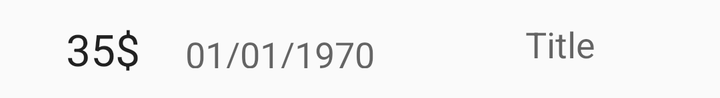
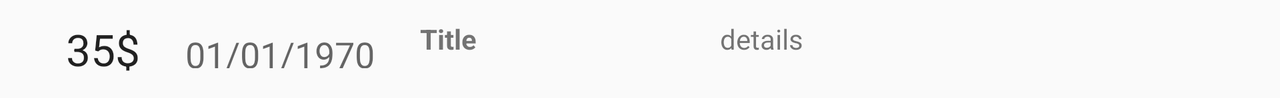

Compare how this app lays out the same screen by default and in its alternative resource folder. The renders come first, then the two layout files and the values they reference.
<!-- AndroidManifest.xml: application theme AppTheme -->
<!-- res/layout/budget_line.xml -->
<?xml version="1.0" encoding="utf-8"?>
<RelativeLayout xmlns:android="http://schemas.android.com/apk/res/android"
    android:layout_width="match_parent" android:layout_height="wrap_content"
    android:id="@+id/rl_line_main"
    android:layout_margin="10dp"
    >

    

    <TextView
        android:layout_width="60dp"
        android:layout_height="wrap_content"
        android:textAppearance="?android:attr/textAppearanceLarge"
        android:gravity="right"
        android:textAlignment="gravity"
        android:text="35$"
        android:id="@+id/tv_line_amount"
        android:layout_alignParentTop="true"
        android:layout_alignParentLeft="true"
        android:layout_alignParentStart="true" />


    <TextView
        android:layout_width="140dp"
        android:layout_height="wrap_content"
        android:textAppearance="?android:attr/textAppearanceMedium"
        android:text="01/01/1970"
        android:id="@+id/tv_line_date"
        android:gravity="center"
        android:padding="5dp"
        android:maxLines="1"


        android:layout_alignBottom="@+id/tv_line_amount"
        android:layout_toRightOf="@+id/tv_line_amount"
        android:layout_toEndOf="@+id/tv_line_amount" />

    <TextView
        android:layout_width="match_parent"
        android:layout_height="wrap_content"
        android:textAppearance="?android:attr/textAppearanceMedium"
        android:text="Title"
        android:id="@+id/tv_line_title"
        android:gravity="center"
        android:textAlignment="gravity"
        android:maxLines="1"
        android:layout_alignParentTop="true"
        android:layout_toRightOf="@+id/tv_line_date"
        android:layout_toEndOf="@+id/tv_line_date" />

    <TextView
        android:layout_width="wrap_content"
        android:layout_height="wrap_content"
        android:textAppearance="?android:attr/textAppearanceSmall"
        android:text="details"
        android:layout_toEndOf="@+id/tv_line_title"
        android:id="@+id/tv_line_details"
        android:gravity="right"
        android:textAlignment="gravity"
        android:maxLines="1"
        android:layout_alignParentRight="true"
        android:layout_alignBottom="@id/tv_line_date"
        android:layout_alignTop="@id/tv_line_date"
        android:visibility="gone"
        />
    



</RelativeLayout>
<!-- resources referenced by this layout -->
<resources>
  <style name="AppTheme" parent="Theme.AppCompat.Light.DarkActionBar">
          
      </style>
</resources>
<!-- res/layout-land/budget_line.xml (the repository's variant of the layout above) -->
<!-- drawn on the phone turned sideways -->
<?xml version="1.0" encoding="utf-8"?>
<RelativeLayout xmlns:android="http://schemas.android.com/apk/res/android"
    android:layout_width="match_parent"
    android:layout_height="wrap_content"
    xmlns:app="http://schemas.android.com/apk/res-auto"
    android:id="@+id/rl_line_main"
    android:layout_margin="10dp">

    

    <TextView
        android:layout_width="60dp"
        android:layout_height="wrap_content"
        android:textAppearance="?android:attr/textAppearanceLarge"
        android:gravity="right"
        android:textAlignment="gravity"
        android:text="35$"
        android:id="@+id/tv_line_amount"
        android:layout_alignParentTop="true"
        android:layout_alignParentLeft="true"
        android:layout_alignParentStart="true" />


    <TextView
        android:layout_width="140dp"
        android:layout_height="wrap_content"
        android:textAppearance="?android:attr/textAppearanceMedium"
        android:text="01/01/1970"
        android:id="@+id/tv_line_date"
        android:gravity="center"
        android:padding="5dp"
        android:maxLines="1"


        android:layout_alignBottom="@+id/tv_line_amount"
        android:layout_toRightOf="@+id/tv_line_amount"
        android:layout_toEndOf="@+id/tv_line_amount" />

    <TextView
    android:layout_width="150dp"
    android:layout_height="wrap_content"
    android:textAppearance="?android:attr/textAppearanceSmall"
    android:text="Title"
    android:layout_toEndOf="@+id/tv_line_date"
    android:layout_toRightOf="@+id/tv_line_date"
    android:id="@+id/tv_line_title"
    android:gravity="start"
    android:textAlignment="gravity"
    android:maxLines="1"
    android:ellipsize="end"
    android:textStyle="bold"
    android:paddingEnd="10dp"
    />
    <TextView
        android:layout_width="wrap_content"
        android:layout_height="wrap_content"
        android:textAppearance="?android:attr/textAppearanceSmall"
        android:text="details"
        android:layout_toEndOf="@+id/tv_line_title"
        android:id="@+id/tv_line_details"
        android:gravity="start"
        android:textAlignment="gravity"
        android:maxLines="1"
        android:layout_alignParentRight="true"

        />
    



</RelativeLayout>
